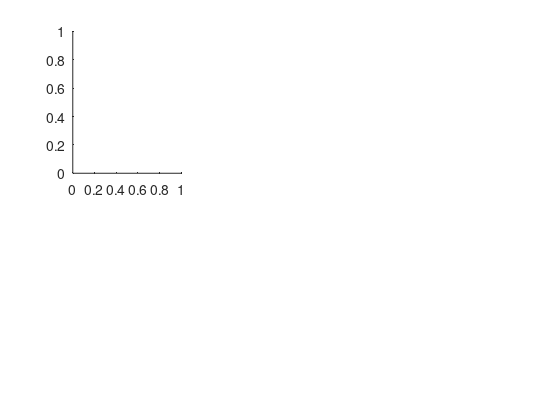

Write MATLAB code to recreate this figure. (Note: this script raises an error after producing the figure.)
close all
figure(1)

set(0, 'FixedWidthFontName', 'Courier New');
set(gcf, 'PaperPositionMode', 'auto')
set(gca, 'Units','normalized','Position',[0.2 0.15 0.70 0.75]);
FS = 10;

subplot(2,3,1);
 hold on
set(0, 'FixedWidthFontName', 'Courier New')
for jk = 1:3

    if jk == 1
        load  youtCL.mat
        yout =  youtCL;
        
         plotSeq = [1 4];
    end  

    if jk == 2
        load  youtdet.mat
        yout =  youtdet;
        plotSeq = [2 5];
    end
    
    if jk == 3
        load  youtLTI.mat
        yout =  youtLTI;
        plotSeq = [3 6];
    end        
    

    
    Npoint = max(size(yout));

    for i = 1:Npoint    
        Tf = 8;
        tim = 0:Nsteps-1;
        tim = tim * Ts;
        tout = (0:length(yout(:,7))-1)*0.01;
        iinit = min(find(yout(:,7) ~= 0))-1;
    %     iend = min(find(tout(:)*5>tout(iinit)*5+Tf));
    %     iend = iinit+161;
        iend = max(length(yout(:,1)));
        t = tout(iinit:end)*5;
        t = t-min(t);
        Ts = t(2)-t(1);
        y = yout(iinit:iend,1:4)';
        u = yout(iinit:iend,5:6)';
        wr = yout(iinit:iend,7)';
        Z = yout(iinit:iend,8)';
        uA = yout(iinit:iend,9:10)';


    end



    tim = 0:Nsteps-1;
    tim = tim * Ts;

   


   
    for i = 1:2
    %     figure(i)
        subplot(2,3,plotSeq(i))
        hold on

        plot(t,u(i,:),'k','LineWidth',2)
        plot(t,uA(i,:),'r','LineWidth',2)
%         plot(tim,-th/80)
        if i == 1
            ylim([-0.25 0])
            legend('u_1(t)','\upsilon_1(t)')
        switch jk
            case 1                
                xlabel('\sffamily{$$t [s]$$}','Interpreter','latex','FontSize',FS)
                 ylabel('\sffamily{$$u^{(1)}_1(t),\upsilon^{(1)}_1(t)$$}','Interpreter','latex','FontSize',FS)   
            case 2
                 ylabel('\sffamily{$$u^{(2)}_1(t),\upsilon^{(2)}_1(t)$$}','Interpreter','latex','FontSize',FS)
                 xlabel('\sffamily{$$t [s]$$}','Interpreter','latex','FontSize',FS)
            case 3
                ylabel('\sffamily{$$u^{(3)}_1(t),\upsilon^{(3)}_1(t)$$}','Interpreter','latex','FontSize',FS)
                xlabel('\sffamily{$$t [s]$$}','Interpreter','latex','FontSize',FS)
            otherwise
                disp('other value')
        end
        
        else
             ylim([-0.05 0.07])
           switch jk
            case 1
                xlabel('\sffamily{$$t [s]$$}','Interpreter','latex','FontSize',FS)
                 ylabel('\sffamily{$$u^{(1)}_2(t),\upsilon^{(1)}_2(t)$$}','Interpreter','latex','FontSize',FS)   
            case 2
                 ylabel('\sffamily{$$u^{(2)}_2(t),\upsilon^{(2)}_2(t)$$}','Interpreter','latex','FontSize',FS)
                 xlabel('\sffamily{$$t [s]$$}','Interpreter','latex','FontSize',FS)
            case 3
                ylabel('\sffamily{$$u^{(3)}_2(t),\upsilon^{(3)}_2(t)$$}','Interpreter','latex','FontSize',FS)
                xlabel('\sffamily{$$t [s]$$}','Interpreter','latex','FontSize',FS)
            otherwise
                disp('other value')
           end 
            legend('u_2(t)','\upsilon_2(t)')
        end
        xlim([0 5])
        
    end
  
end        
    

 print('control_pract','-depsc')
